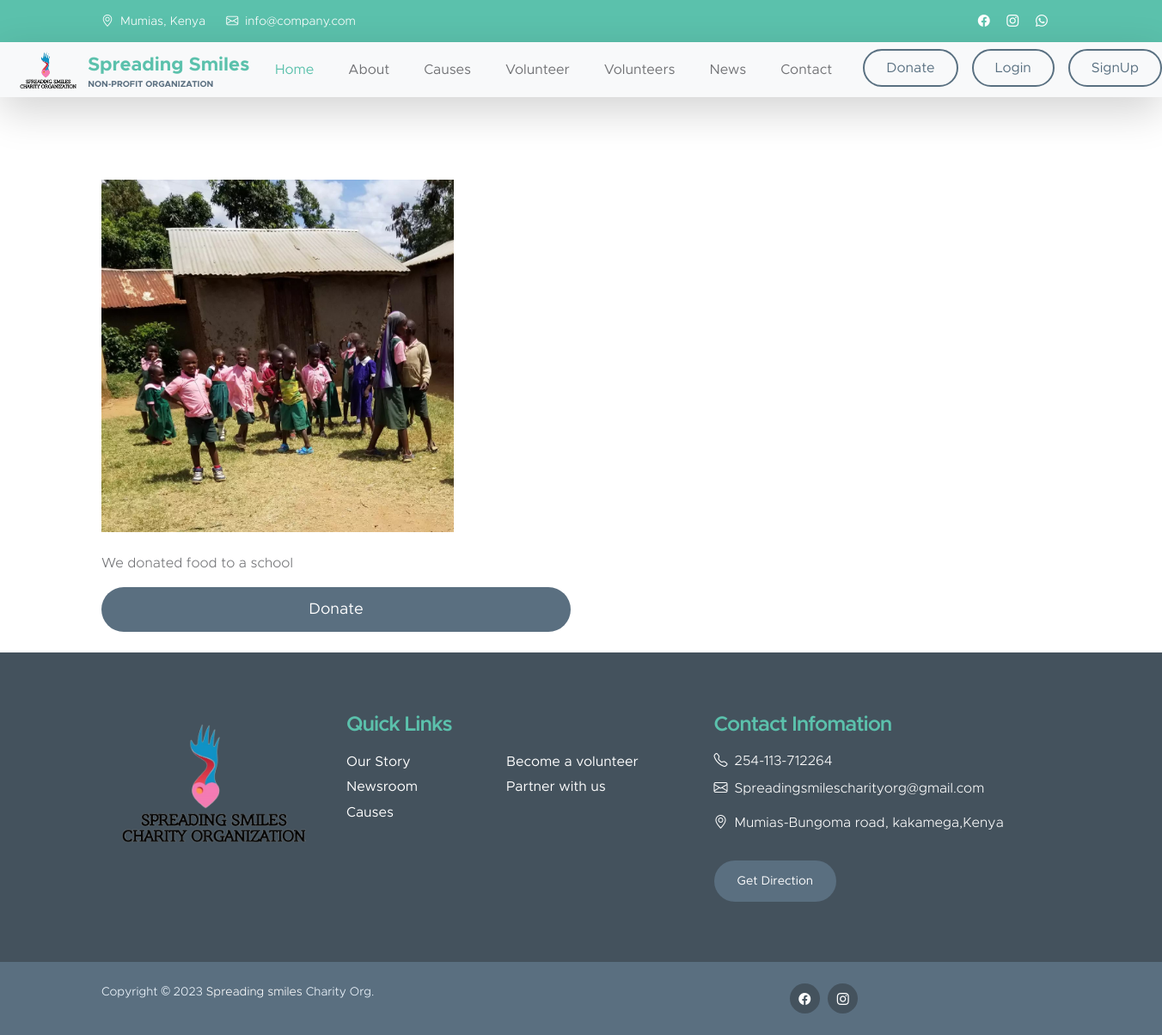
The page /more_causes/1 on the database as committed earlier.
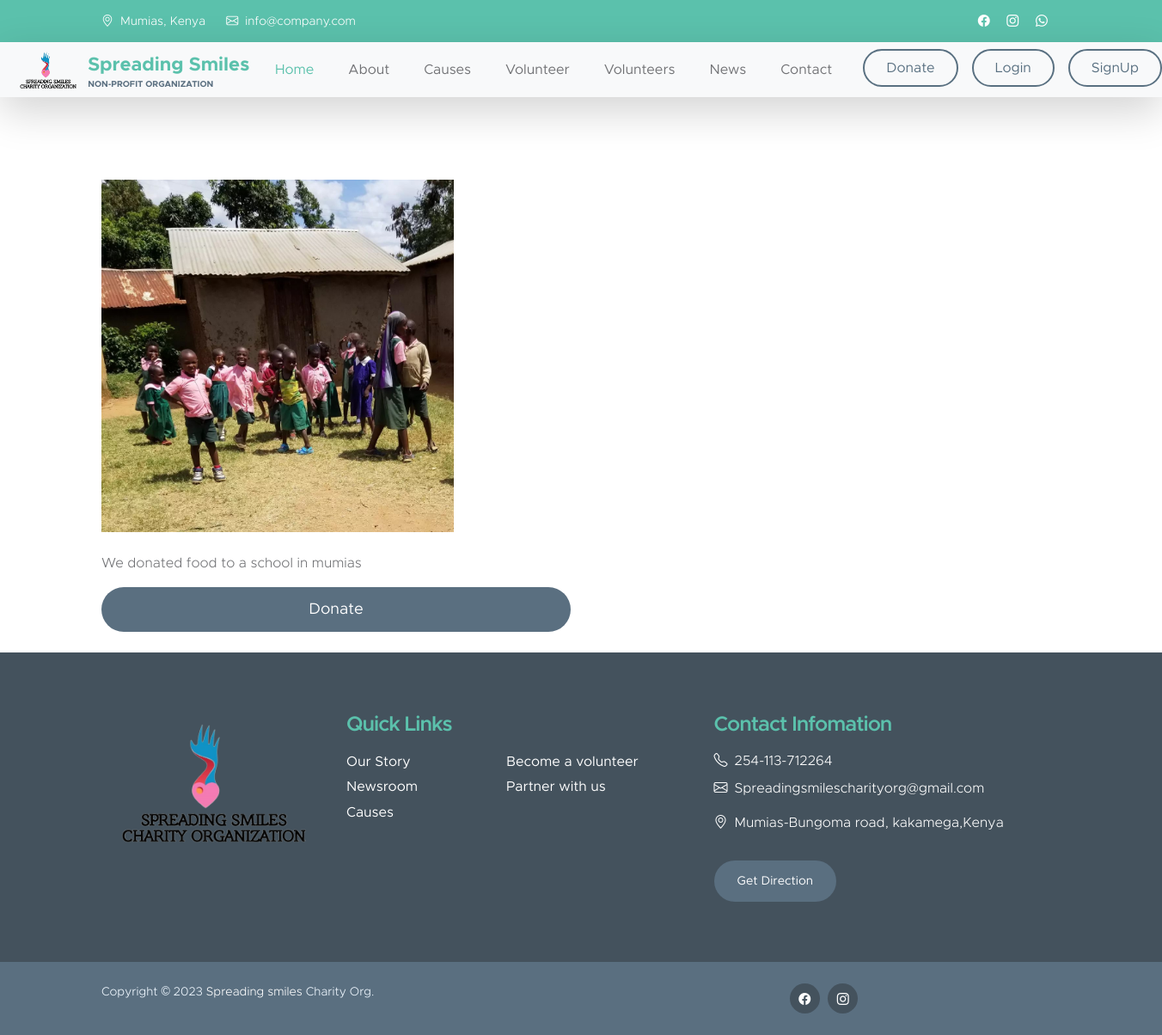
The same page on the database as committed later.
### main_app/models.py (models this page shows, shortened)
class cause(models.Model):
    Title= models.CharField(max_length=40)
    profile= models.ImageField(upload_to='upload/cause')
    summary = models.CharField(max_length=5000)

### main_app/views.py (the view)
# urls.py: path('more_causes/<int:pk>', views.more_causes, name="more_causes"),
def more_causes(request,pk):
    more = cause.objects.get(id=pk)
    return render(request, "more_causes.html", {"more": more})

### main_app/templates/more_causes.html (shortened to what this page needs)
{% extends "layouts/master.html" %}
{% load static %}
{% block body %}
<br><br><br><br>
<div class="container">
    <div class="row">
        <div class="col-lg-6 col-md-8 col-sm-9">
            <div >
                <img src="{{more.profile.url}}" alt="" class="w-75">
            </div>
            <div>
            </div>
            <div>
              <p>
                {{more.summary}}
              </p>
            </div>
            <div>
                <button class="custom-btn btn form-control"><a href="Donation" class="text-white" >Donate</a></button>
            </div>
<br>
        </div>
    </div>
</div>
{% endblock body %}

Rows that differ between the two databases and show on the page:
changed cause: summary "We donated food to a school" → "We donated food to a school in mumias"
